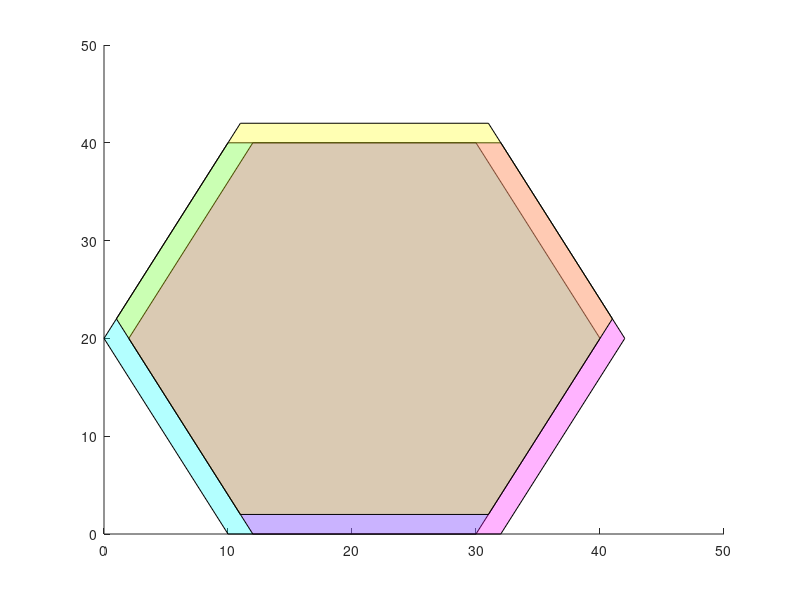

Write the MATLAB code that produced this figure.
%=============================================================================
% Copyright (c) 2016-present Allan CORNET (Nelson)
%=============================================================================
% This file is part of Nelson.
%=============================================================================
% LICENCE_BLOCK_BEGIN
% SPDX-License-Identifier: LGPL-3.0-or-later
% LICENCE_BLOCK_END
%=============================================================================
% <--ADV-CLI MODE-->
%=============================================================================
f = figure();
x = [10 30 40 30 10 0];
y = [0 0 20 40 40 20];
hold on
fill(x, y, 'cyan', 'FaceAlpha', 0.3);
fill(x + 2, y, 'magenta', 'FaceAlpha', 0.3);
fill(x + 1, y + 2, 'yellow', 'FaceAlpha', 0.3);
%=============================================================================
